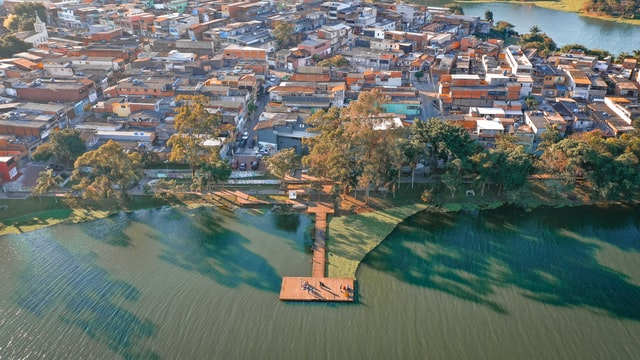
#> input picture images/img3.jpg, 640 x 360 px
$ python image_translation.py
#> lines starting #> are read from the running program, lines starting #| are printed output that depends on the picture
import cv2
import numpy as np

img = cv2.imread("images/img3.jpg")
#> img is the input picture: shape (360, 640, 3); mean B, G, R 106.3, 112.4, 105.3
cv2.imshow("Original Image", img)
cv2.waitKey(0)

height, width = img.shape[:2]
#> height = 360; width = 640
print(height)
#| 360
print(width)
#| 640

# setting the dimensions of the new image into a variable
decreased_height, decreased_width = height / 4, width / 4
#> decreased_height = 90; decreased_width = 160
print(decreased_height)
#| 90.0
print(decreased_width)
#| 160.0

# creating the translation matrix
T_matrix = np.float32([[1, 0, decreased_width],
                       [0, 1, decreased_height]
                       ])
#> T_matrix = [[1, 0, 160], [0, 1, 90]]

print(T_matrix)
#| [[  1.   0. 160.]
#|  [  0.   1.  90.]]

# creating the translated image
img_translation = cv2.warpAffine(img, T_matrix, (width, height))
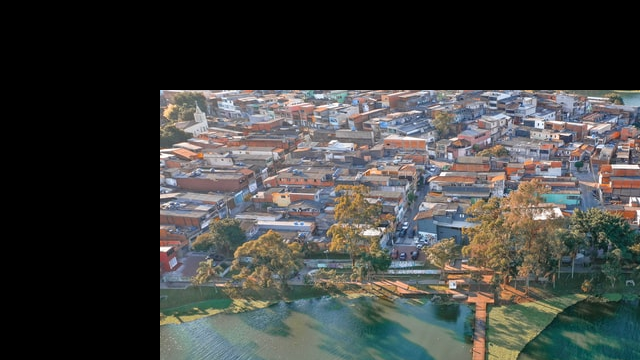
#> img_translation: shape (360, 640, 3); mean B, G, R 64.4, 66.3, 65
cv2.imshow("Created image", img_translation)
cv2.waitKey(0)

cv2.destroyAllWindows()

$ run again, with images/img1.jpg copied over images/img3.jpg
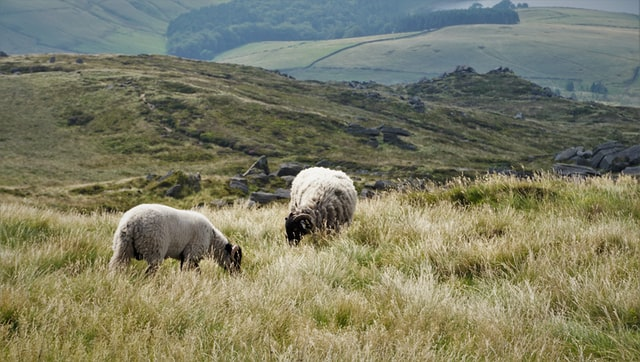
#> input picture images/img1.jpg, 640 x 362 px
#> img is the input picture: shape (362, 640, 3); mean B, G, R 99.7, 123.6, 123.6
#| 362
#| 640
#| 90.5
#| 160.0
#| [[  1.    0.  160. ]
#|  [  0.    1.   90.5]]
#> `img_translation = cv2.warpAffine(img, T_matrix, (width, height))`:
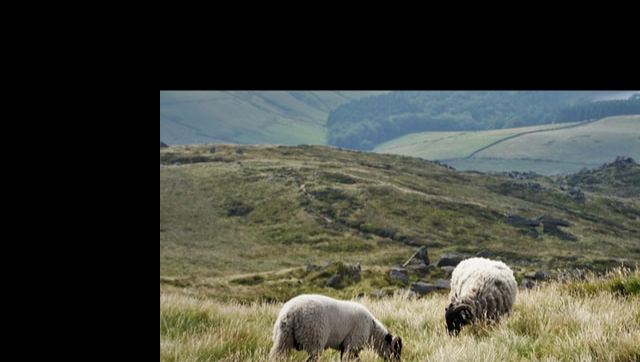
#> img_translation: shape (362, 640, 3); mean B, G, R 57.5, 66.8, 65

$ run again, with images/img2.jpg copied over images/img3.jpg
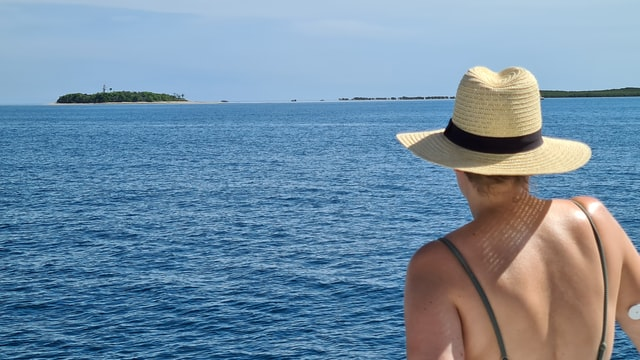
#> input picture images/img2.jpg, 640 x 360 px
#> img is the input picture: shape (360, 640, 3); mean B, G, R 164.3, 141.5, 114.4
#| 360
#| 640
#| 90.0
#| 160.0
#| [[  1.   0. 160.]
#|  [  0.   1.  90.]]
#> `img_translation = cv2.warpAffine(img, T_matrix, (width, height))`:
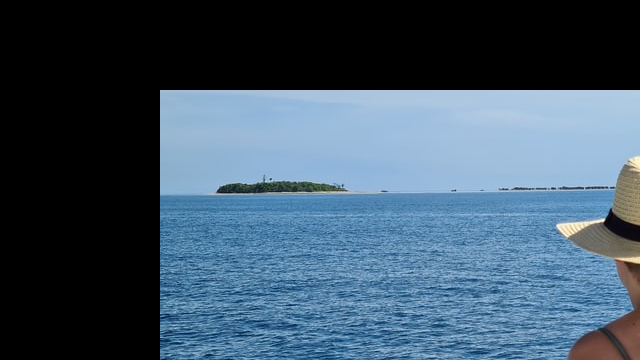
#> img_translation: shape (360, 640, 3); mean B, G, R 102.3, 84.5, 63.3

$ run again, with images/img4.jpg copied over images/img3.jpg
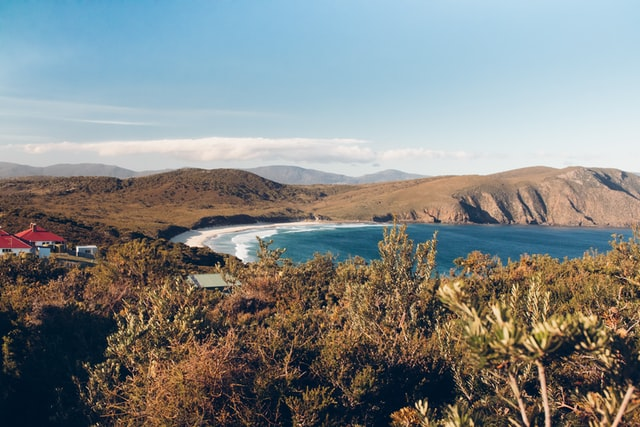
#> input picture images/img4.jpg, 640 x 427 px
#> img is the input picture: shape (427, 640, 3); mean B, G, R 132.4, 133.9, 130.2
#| 427
#| 640
#| 106.75
#| 160.0
#| [[  1.     0.   160.  ]
#|  [  0.     1.   106.75]]
#> `img_translation = cv2.warpAffine(img, T_matrix, (width, height))`:
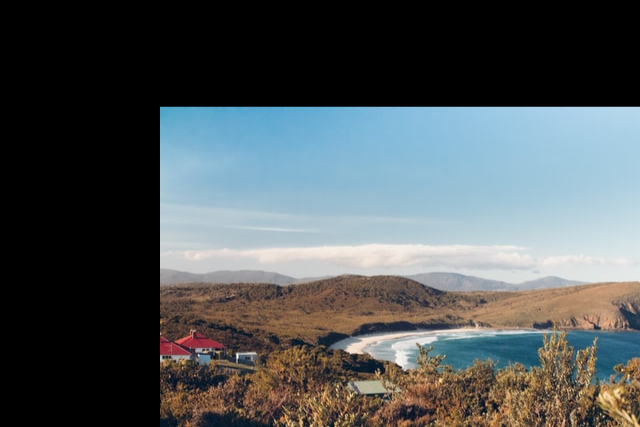
#> img_translation: shape (427, 640, 3); mean B, G, R 86.9, 85.1, 79.3
